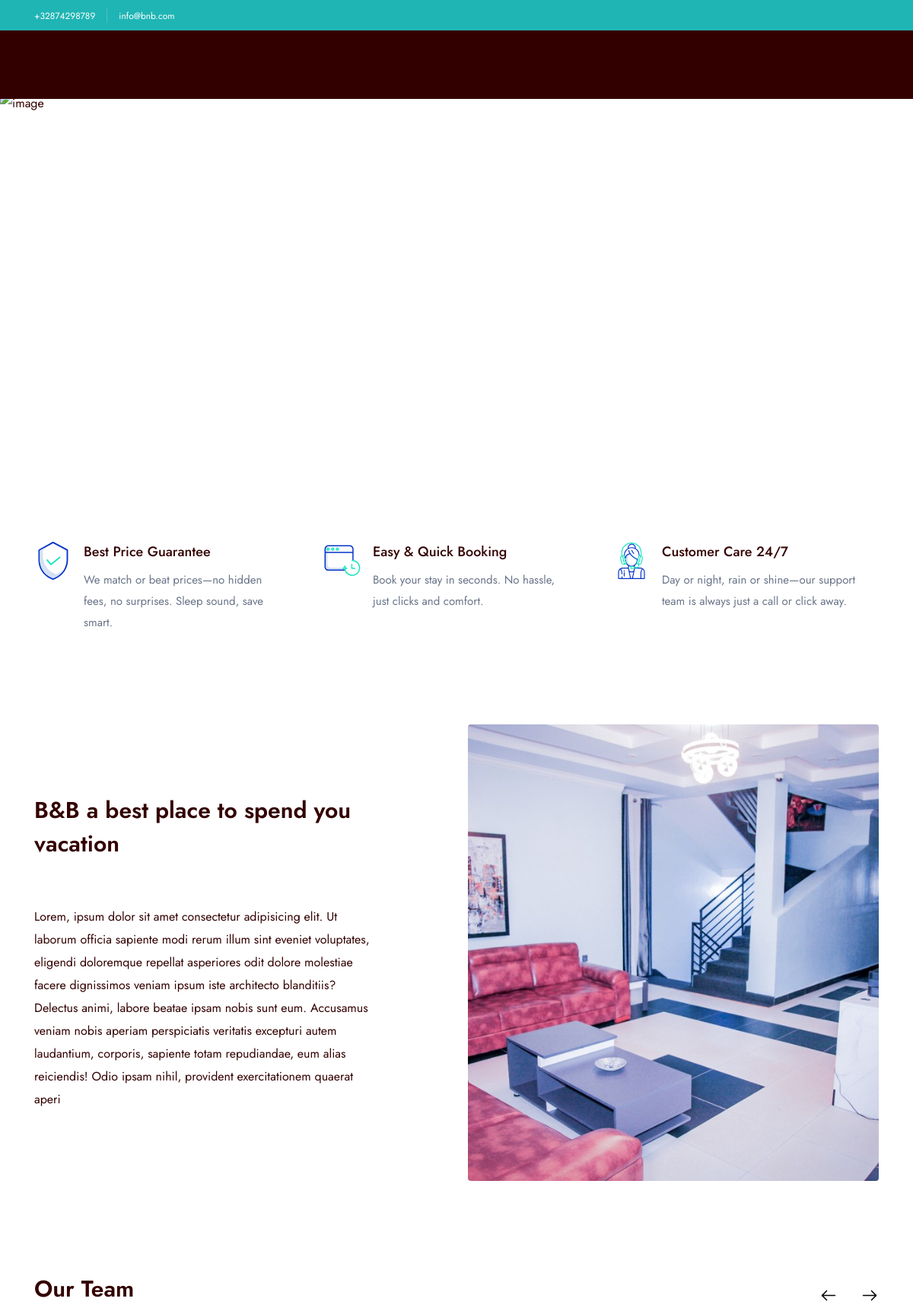
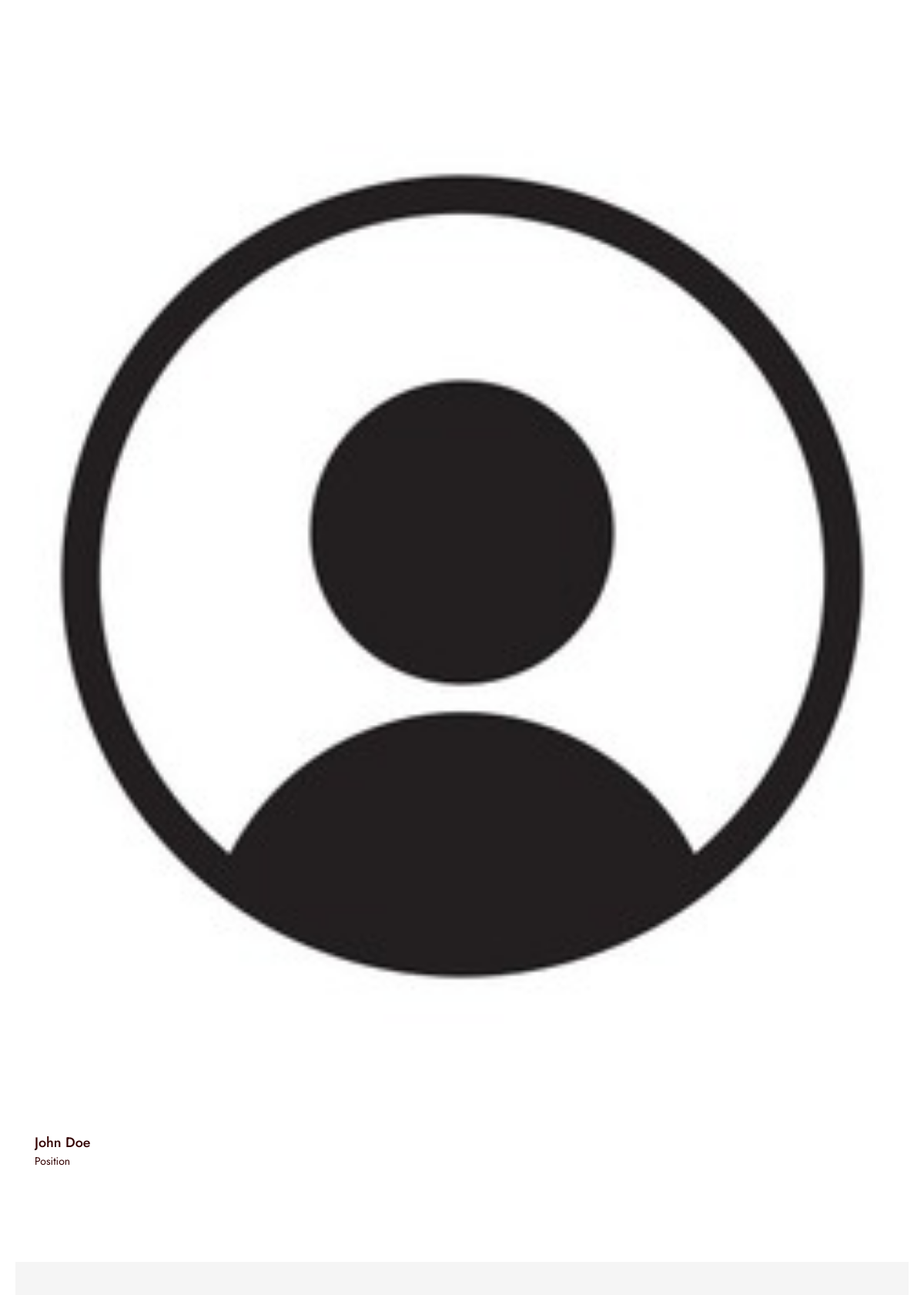
The page /about/ (upper part) on the database its author committed (2 pictures, top to bottom).
### home/models.py (models this page shows, shortened)
class Setting(models.Model):
    email = models.CharField(max_length=255, null=True, blank=True)
    second_email = models.CharField(max_length=255, null=True, blank=True)
    contact_number = models.CharField(max_length=255, null=True, blank=True)
    website = models.URLField(max_length=255, null=True, blank=True)
    instagram = models.URLField(max_length=255, null=True, blank=True)
    twitter = models.URLField(max_length=255, null=True, blank=True)
    facebook = models.URLField(max_length=255, null=True, blank=True)
    whatsapp_number = models.CharField(max_length=255, null=True, blank=True)
    address = models.CharField(max_length=255, null=True, blank=True)
    about_image = ProcessedImageField(
        upload_to=about_image_path,
        processors=[ResizeToFill(630, 700)],
        format='JPEG',
        options={'quality': 90},
        null=True,
        blank=True,
    )
    about_title = models.CharField(max_length=255, null=True, blank=True)
    about_description = models.TextField(max_length=500, null=True, blank=True)
    class Meta:
        verbose_name = "Setting"
        verbose_name_plural = "Settings"

class Team(models.Model):
    name = models.CharField(max_length=255)
    position = models.CharField(max_length=255)
    image = ProcessedImageField(
        upload_to=team_image_path,
        processors=[ResizeToFill(234, 300)],
        format='JPEG',
        options={'quality': 90},
        null=True,
        blank=True,
    )
    created_at = models.DateTimeField(default=timezone.now)
    updated_at = models.DateTimeField(auto_now=True)
    class Meta:
        verbose_name_plural = "Team Members"

### home/views.py (the view)
# urls.py: path('about/', about, name="about"),
def about(request):
    team = Team.objects.all()
    testimonies = Testimony.objects.filter(status=True)
    happy_people_count = testimonies.count()
    average_rating = testimonies.aggregate(Avg('rating'))['rating__avg'] or 0
    average_rating = round(average_rating, 2)
    settings = Setting.objects.first()
    context = {
        'team': team,
        'testimonies': testimonies,
        'happy_people_count': happy_people_count,
        'average_rating': average_rating,
        'settings': settings
    }
    return render(request, 'about.html', context)

### templates/about.html (shortened to what this page needs)
{% extends 'layouts/app.html' %}
{% load static %}
{% load humanize %}
{% block content %}
    <br>
    <br>
    <br>
    <br>
    <section class="section-bg layout-pt-lg layout-pb-lg">
        <div class="section-bg__item col-12">
            <img src="https://media.tacdn.com/media/attractions-content--1x-1/12/27/59/4c.jpg" alt="image">
        </div>
        <div class="container">
            <div class="row justify-center text-center">
                <div class="col-xl-6 col-lg-8 col-md-10">
                    <h1 class="text-40 md:text-25 fw-600 text-white">Looking for joy?</h1>
                    <div class="text-white mt-15">Your trusted trip companion</div>
                </div>
            </div>
        </div>
    </section>
    <section class="layout-pt-lg layout-pb-md">
        <div data-anim-wrap class="container">
            <div class="row y-gap-40 justify-between pt-50">
                <div class="col-lg-4 col-md-6">
                <div class="d-flex pr-30">
                    <img class="size-50" src="{% static 'img/featureIcons/1.svg' %}" alt="image">
                    <div class="ml-15">
                        <h4 class="text-18 fw-500">Best Price Guarantee</h4>
                        <p class="text-15 mt-10">We match or beat prices—no hidden fees, no surprises. Sleep sound, save smart.</p>
                    </div>
                </div>
                </div>
                <div class="col-lg-4 col-md-6">
                <div class="d-flex pr-30">
                    <img class="size-50" src="{% static 'img/featureIcons/2.svg' %}" alt="image">
                    <div class="ml-15">
                        <h4 class="text-18 fw-500">Easy & Quick Booking</h4>
                        <p class="text-15 mt-10">Book your stay in seconds. No hassle, just clicks and comfort.</p>
                    </div>
                </div>
                </div>
                <div class="col-lg-4 col-md-6">
                <div class="d-flex pr-30">
                    <img class="size-50" src="{% static 'img/featureIcons/3.svg' %}" alt="image">
                    <div class="ml-15">
                        <h4 class="text-18 fw-500">Customer Care 24/7</h4>
                        <p class="text-15 mt-10">Day or night, rain or shine—our support team is always just a call or click away.</p>
                    </div>
                </div>
                </div>
            </div>
        </div>
    </section>
    <section class="layout-pt-md">
        <div class="container">
            <div class="row y-gap-30 justify-between items-center">
                <div class="col-lg-5">
                    <h2 class="text-30 fw-600">{{ settings.about_title }}</h2>
                    <p class="text-dark-1 mt-60 lg:mt-40 md:mt-20">
                        {{ settings.about_description }}
                    </p>
                </div>
                <div class="col-lg-6">
                    <img src="{{ settings.about_image.url }}" alt="image" class="rounded-4">
                </div>
            </div>
        </div>
    </section>
    <section class="layout-pt-lg layout-pb-lg">
        <div class="container">
            <div class="row y-gap-20 justify-between items-end">
                <div class="col-auto">
                    <div class="sectionTitle -md">
                        <h2 class="sectionTitle__title">Our Team</h2>
                    </div>
                </div>
                <div class="col-auto">
                    <div class="d-flex x-gap-15 items-center justify-center">
                        <div class="col-auto">
                            <button class="d-flex items-center text-24 arrow-left-hover js-team-prev">
                            <i class="icon icon-arrow-left"></i>
                            </button>
                        </div>
                        <div class="col-auto">
                            <button class="d-flex items-center text-24 arrow-right-hover js-team-next">
                            <i class="icon icon-arrow-right"></i>
                            </button>
                        </div>
                    </div>
                </div>
            </div>
            <div class="overflow-hidden pt-40 js-section-slider" data-gap="30" data-slider-cols="xl-5 lg-4 md-2 sm-2 base-1" data-nav-prev="js-team-prev" data-pagination="js-team-pag" data-nav-next="js-team-next">
                <div class="swiper-wrapper">
                    {% for person in team %}
                        <div class="swiper-slide">
                            <div class="">
                                <img src="{{ person.image.url }}" alt="image" class="rounded-4 col-12" style="">
                                <div class="mt-10">
                                    <div class="text-18 lh-15 fw-500">{{ person.name }}</div>
                                    <div class="text-14 lh-15">{{ person.position }}</div>
                                </div>
                            </div>
                        </div>
                    {% endfor %}
                </div>
            </div>
        </div>
    </section>
    <section class="section-bg layout-pt-lg layout-pb-lg">
    </section>
{% endblock %}

### templates/inc/header.html (shortened to what this page needs)
{% load static %}
<section class="header-banner py-5 bg-blue-1 z-2">
	<div class="container">
		<div class="row items-center justify-between">
			<div class="col-auto">
				<div class="row x-gap-15 y-gap-15 items-center">
					<div class="col-auto md:d-none">
						<a href="#" class="text-12 text-white">+{{ settings.contact_number }}</a>
					</div>
					<div class="col-auto md:d-none">
					</div>
					<div class="col-auto">
						<a href="#" class="text-12 text-white">{{ settings.email }}</a>
					</div>
				</div>
			</div>
		</div>
	</div>
</section>
<header data-add-bg="bg-dark-1" class="header mt-40 -type-9 js-header" data-x="header" data-x-toggle="is-menu-opened" style="background: #330000 !important;">
</header>

### rows shown on the page
Setting: contact_number "32874298789", email "info@bnb.com", about_title "B&B a best place to spend you vacation", about_description "Lorem, ipsum dolor sit amet consectetur adipisicing elit. Ut laborum officia sapiente modi rerum illum sint eveniet voluptates, eligendi doloremque repellat asperiores odit dolore molestiae facere dignissimos veniam ipsum iste architecto blanditiis? Delectus animi, labore beatae ipsam nobis sunt eum. Accusamus veniam nobis aperiam perspiciatis veritatis excepturi autem laudantium, corporis, sapiente totam repudiandae, eum alias reiciendis! Odio ipsam nihil, provident exercitationem quaerat aperi", about_image (picture)
Team: image (picture), name "John Doe", position "Position"
